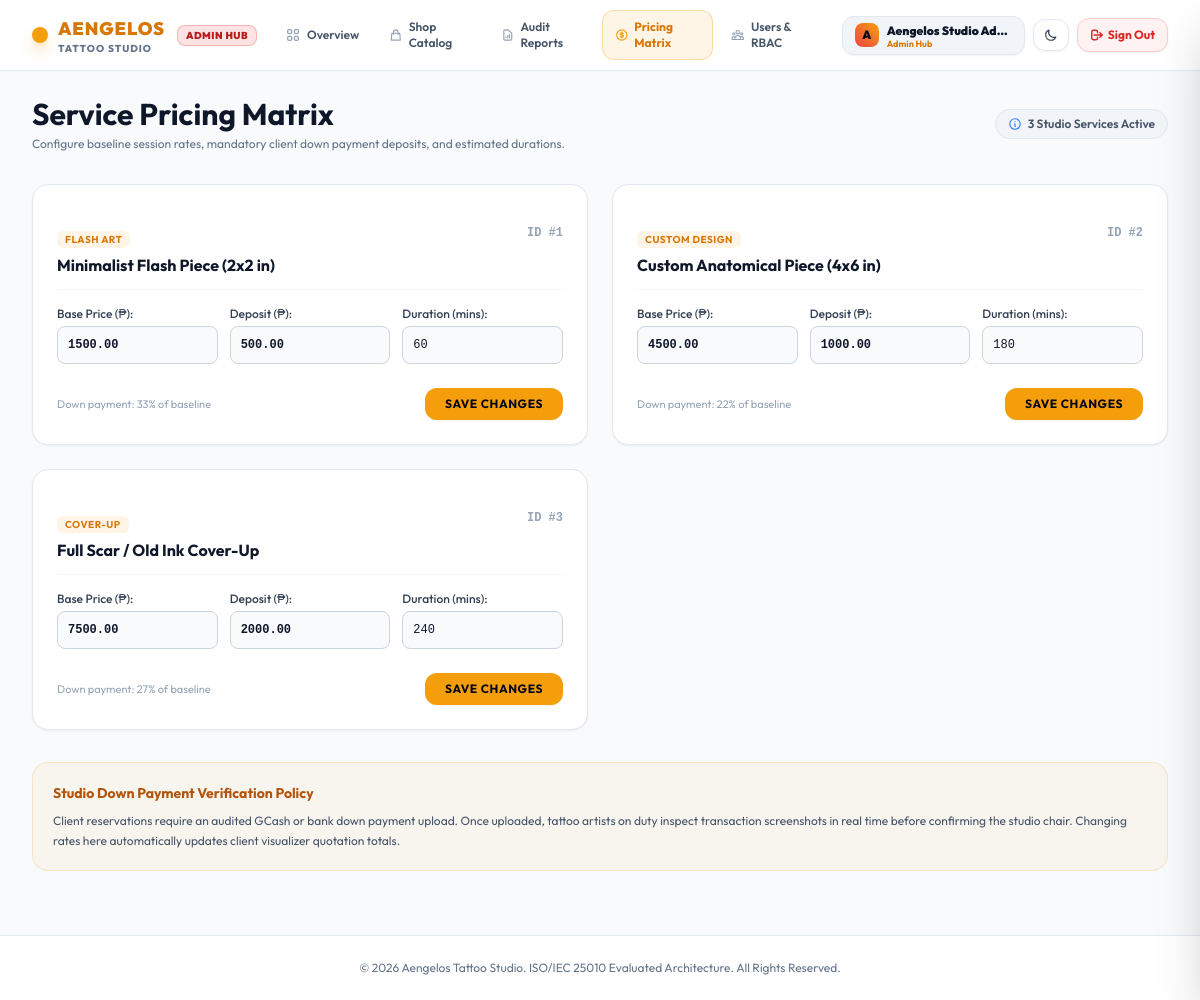
/admin_pricing.php (signed in), run on the app's committed database.
### tables this page shows
CREATE TABLE service_pricing_matrix (
    id INT AUTO_INCREMENT PRIMARY KEY,
    service_name VARCHAR(80) NOT NULL,
    service_category ENUM('Custom Design', 'Flash Art', 'Cover-Up') NOT NULL,
    base_price DECIMAL(10,2) NOT NULL,
    deposit_required DECIMAL(10,2) NOT NULL,
    est_duration_mins INT NOT NULL
);

### public/admin_pricing.php (the view, shortened to what this page needs)
<?php
require_once __DIR__ . '/../config/db.php';
$pricing = $pdo->query("SELECT * FROM service_pricing_matrix ORDER BY id ASC")->fetchAll();
?>
<!DOCTYPE html>
<html lang="en">
<head>
    <script src="https://cdn.tailwindcss.com"></script>
</head>
<body class="bg-slate-50 text-slate-800 dark:bg-zinc-950 dark:text-zinc-100 min-h-screen flex flex-col justify-between transition-colors duration-200">
    <div>
        <main class="max-w-7xl mx-auto px-4 sm:px-6 lg:px-8 py-6 sm:py-8 space-y-6 sm:space-y-8">
            <div class="flex flex-col sm:flex-row sm:items-center sm:justify-between gap-3">
                <div>
                    <h1 class="text-2xl sm:text-3xl font-bold text-slate-900 dark:text-white">Service Pricing Matrix</h1>
                    <p class="text-xs text-slate-500 dark:text-zinc-400 mt-1">Configure baseline session rates, mandatory client down payment deposits, and estimated durations.</p>
                </div>
                <div>
                    <span class="text-xs bg-slate-100 dark:bg-zinc-800 text-slate-600 dark:text-zinc-400 px-3 py-1.5 rounded-full border border-slate-200 dark:border-zinc-700 font-semibold inline-flex items-center space-x-1.5">
                        <svg class="w-3.5 h-3.5 text-blue-500" fill="none" stroke="currentColor" viewBox="0 0 24 24"><path stroke-linecap="round" stroke-linejoin="round" stroke-width="2" d="M13 16h-1v-4h-1m1-4h.01M21 12a9 9 0 11-18 0 9 9 0 0118 0z"/></svg>
                        <span><?= count($pricing) ?> Studio Services Active</span>
                    </span>
                </div>
            </div>
            <div class="grid grid-cols-1 md:grid-cols-2 gap-6 items-start">
                <?php foreach ($pricing as $p): ?>
                    <form action="api.php" method="POST" class="bg-white dark:bg-zinc-900/70 p-5 sm:p-6 rounded-2xl border border-slate-200 dark:border-zinc-800 shadow-sm space-y-4 transition-colors">
                        <div class="flex items-start justify-between gap-3 border-b border-slate-100 dark:border-zinc-800 pb-3">
                            <div>
                                <span class="text-[10px] font-bold uppercase tracking-wider text-amber-600 dark:text-amber-400 bg-amber-500/10 px-2 py-0.5 rounded-md"><?= htmlspecialchars($p['service_category']) ?></span>
                                <h3 class="text-base font-bold text-slate-900 dark:text-white mt-1"><?= htmlspecialchars($p['service_name']) ?></h3>
                            </div>
                            <span class="text-xs font-mono font-bold text-slate-400 dark:text-zinc-500">ID #<?= $p['id'] ?></span>
                        </div>
                        <div class="grid grid-cols-1 sm:grid-cols-3 gap-3 text-xs">
                            <div>
                                <label class="block font-medium text-slate-700 dark:text-zinc-300 mb-1">Base Price (₱):</label>
                                <input type="number" step="0.01" name="base_price" value="<?= $p['base_price'] ?>" required class="w-full bg-slate-50 dark:bg-zinc-950 border border-slate-300 dark:border-zinc-700 rounded-lg p-2.5 text-slate-900 dark:text-zinc-200 font-mono font-bold focus:border-amber-500 focus:outline-none transition-colors">
                            </div>
                            <div>
                                <label class="block font-medium text-slate-700 dark:text-zinc-300 mb-1">Deposit (₱):</label>
                                <input type="number" step="0.01" name="deposit_required" value="<?= $p['deposit_required'] ?>" required class="w-full bg-slate-50 dark:bg-zinc-950 border border-slate-300 dark:border-zinc-700 rounded-lg p-2.5 text-slate-900 dark:text-zinc-200 font-mono font-bold focus:border-amber-500 focus:outline-none transition-colors">
                            </div>
                            <div>
                                <label class="block font-medium text-slate-700 dark:text-zinc-300 mb-1">Duration (mins):</label>
                                <input type="number" name="est_duration_mins" value="<?= $p['est_duration_mins'] ?>" required class="w-full bg-slate-50 dark:bg-zinc-950 border border-slate-300 dark:border-zinc-700 rounded-lg p-2.5 text-slate-900 dark:text-zinc-200 font-mono focus:border-amber-500 focus:outline-none transition-colors">
                            </div>
                        </div>
                        <div class="flex items-center justify-between pt-2">
                            <span class="text-[11px] text-slate-400 dark:text-zinc-500">
                                Down payment: <?= round(($p['deposit_required'] / max(1, $p['base_price'])) * 100) ?>% of baseline
                            </span>
                            <button type="submit" class="py-2 px-5 bg-amber-500 hover:bg-amber-600 dark:hover:bg-amber-400 text-slate-950 font-bold rounded-xl text-xs uppercase tracking-wider transition-colors shadow-sm">
                                Save Changes
                            </button>
                        </div>
                    </form>
                <?php endforeach; ?>
            </div>
            <div class="bg-amber-500/5 dark:bg-zinc-900/40 p-5 rounded-2xl border border-amber-500/20 text-xs space-y-2">
                <strong class="font-bold text-amber-700 dark:text-amber-400 block text-sm">Studio Down Payment Verification Policy</strong>
                <p class="text-slate-600 dark:text-zinc-400 leading-relaxed">
                    Client reservations require an audited GCash or bank down payment upload. Once uploaded, tattoo artists on duty inspect transaction screenshots in real time before confirming the studio chair. Changing rates here automatically updates client visualizer quotation totals.
                </p>
            </div>
        </main>
    </div>
    <footer class="py-6 px-4 sm:px-8 border-t border-slate-200 dark:border-zinc-900 bg-white dark:bg-transparent text-center text-xs text-slate-500 dark:text-zinc-600 transition-colors mt-8">
        &copy; <?= date('Y') ?> Aengelos Tattoo Studio. ISO/IEC 25010 Evaluated Architecture. All Rights Reserved.
    </footer>
</body>
</html>

### data on the page
service_pricing_matrix: service_category "FLASH ART", service_name "Minimalist Flash Piece (2x2 in)", id "1", base_price "1500.00", deposit_required "500.00", est_duration_mins "60", ($p['deposit_required'] / max(1, $p['base_price'])) * 100 "33"
service_pricing_matrix: service_category "CUSTOM DESIGN", service_name "Custom Anatomical Piece (4x6 in)", id "2", base_price "4500.00", deposit_required "1000.00", est_duration_mins "180", ($p['deposit_required'] / max(1, $p['base_price'])) * 100 "22"
service_pricing_matrix: service_category "COVER-UP", service_name "Full Scar / Old Ink Cover-Up", id "3", base_price "7500.00", deposit_required "2000.00", est_duration_mins "240", ($p['deposit_required'] / max(1, $p['base_price'])) * 100 "27"

### other printed values
substr($navUser['full_name'] ?? 'U', 0, 1) "A"
$navUser['full_name'] "Aengelos Studio Ad…"
$navRoleLabel "Admin Hub"
count($pricing) "3"
